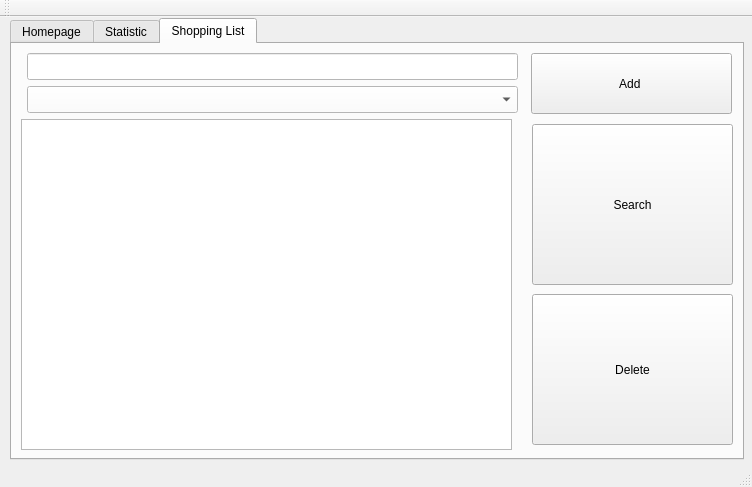
<?xml version="1.0" encoding="UTF-8"?>
<ui version="4.0">
 <class>MainWindow</class>
 <widget class="QMainWindow" name="MainWindow">
  <property name="geometry">
   <rect>
    <x>0</x>
    <y>0</y>
    <width>752</width>
    <height>487</height>
   </rect>
  </property>
  <property name="windowTitle">
   <string>MainWindow</string>
  </property>
  <widget class="QWidget" name="centralWidget">
   <widget class="QTabWidget" name="mainPage">
    <property name="geometry">
     <rect>
      <x>10</x>
      <y>1</y>
      <width>734</width>
      <height>442</height>
     </rect>
    </property>
    <property name="styleSheet">
     <string notr="true">background-color: qlineargradient(sprergba(255, 255, 255, 0)ad:pad, x1:0, y1:0, x2:0.894555, y2:0.92, stop:0 rgba(205, 95, 95, 255), stop:1 rgba(139, 163, 255, 255));</string>
    </property>
    <property name="currentIndex">
     <number>2</number>
    </property>
    <widget class="QWidget" name="personal">
     <attribute name="title">
      <string>Homepage</string>
     </attribute>
     <layout class="QVBoxLayout" name="verticalLayout_2">
      <item>
       <widget class="QCalendarWidget" name="calendarWidget">
        <property name="baseSize">
         <size>
          <width>0</width>
          <height>0</height>
         </size>
        </property>
        <property name="font">
         <font>
          <family>Ubuntu</family>
          <pointsize>17</pointsize>
          <weight>7</weight>
          <italic>false</italic>
          <bold>false</bold>
         </font>
        </property>
        <property name="styleSheet">
         <string notr="true">font: 57 17pt &quot;Ubuntu&quot;;</string>
        </property>
        <property name="gridVisible">
         <bool>false</bool>
        </property>
        <property name="horizontalHeaderFormat">
         <enum>QCalendarWidget::ShortDayNames</enum>
        </property>
        <property name="verticalHeaderFormat">
         <enum>QCalendarWidget::ISOWeekNumbers</enum>
        </property>
        <property name="navigationBarVisible">
         <bool>true</bool>
        </property>
        <property name="dateEditEnabled">
         <bool>true</bool>
        </property>
       </widget>
      </item>
      <item>
       <widget class="QLabel" name="label">
        <property name="font">
         <font>
          <pointsize>28</pointsize>
         </font>
        </property>
        <property name="text">
         <string>Balance:</string>
        </property>
       </widget>
      </item>
      <item>
       <widget class="QLabel" name="label_2">
        <property name="font">
         <font>
          <pointsize>26</pointsize>
         </font>
        </property>
        <property name="text">
         <string/>
        </property>
       </widget>
      </item>
      <item>
       <widget class="QPushButton" name="pushButton">
        <property name="text">
         <string>Budget</string>
        </property>
       </widget>
      </item>
     </layout>
    </widget>
    <widget class="QWidget" name="tab_2">
     <attribute name="title">
      <string>Statistic</string>
     </attribute>
     <layout class="QVBoxLayout" name="verticalLayout_3">
      <item>
       <widget class="QDateEdit" name="dateEdit_2">
        <property name="styleSheet">
         <string notr="true">background-color: rgb(255, 255, 255);</string>
        </property>
        <property name="dateTime">
         <datetime>
          <hour>0</hour>
          <minute>0</minute>
          <second>0</second>
          <year>2016</year>
          <month>6</month>
          <day>30</day>
         </datetime>
        </property>
        <property name="displayFormat">
         <string>yyyy-MM-dd</string>
        </property>
       </widget>
      </item>
      <item>
       <widget class="QDateEdit" name="dateEdit">
        <property name="styleSheet">
         <string notr="true">background-color: rgb(255, 255, 255);</string>
        </property>
        <property name="dateTime">
         <datetime>
          <hour>0</hour>
          <minute>0</minute>
          <second>0</second>
          <year>2016</year>
          <month>6</month>
          <day>1</day>
         </datetime>
        </property>
        <property name="displayFormat">
         <string>yyyy-MM-dd</string>
        </property>
        <property name="timeSpec">
         <enum>Qt::LocalTime</enum>
        </property>
       </widget>
      </item>
      <item>
       <widget class="QPushButton" name="pushButton_2">
        <property name="text">
         <string>select</string>
        </property>
       </widget>
      </item>
      <item>
       <widget class="QTableView" name="tableView"/>
      </item>
      <item>
       <widget class="QPushButton" name="pushButton_5">
        <property name="text">
         <string>Delete</string>
        </property>
       </widget>
      </item>
     </layout>
    </widget>
    <widget class="QWidget" name="tab_3">
     <attribute name="title">
      <string>Shopping List</string>
     </attribute>
     <widget class="QPushButton" name="pushButton_4">
      <property name="geometry">
       <rect>
        <x>520</x>
        <y>80</y>
        <width>201</width>
        <height>161</height>
       </rect>
      </property>
      <property name="text">
       <string>Search</string>
      </property>
     </widget>
     <widget class="QTableView" name="tableView_2">
      <property name="geometry">
       <rect>
        <x>9</x>
        <y>75</y>
        <width>491</width>
        <height>331</height>
       </rect>
      </property>
     </widget>
     <widget class="QLineEdit" name="lineEdit">
      <property name="geometry">
       <rect>
        <x>15</x>
        <y>9</y>
        <width>491</width>
        <height>27</height>
       </rect>
      </property>
      <property name="styleSheet">
       <string notr="true">background-color: rgb(255, 255, 255);</string>
      </property>
     </widget>
     <widget class="QComboBox" name="comboBox">
      <property name="geometry">
       <rect>
        <x>15</x>
        <y>42</y>
        <width>491</width>
        <height>27</height>
       </rect>
      </property>
      <property name="styleSheet">
       <string notr="true">background-color: rgb(255, 255, 255);</string>
      </property>
     </widget>
     <widget class="QPushButton" name="pushButton_3">
      <property name="geometry">
       <rect>
        <x>519</x>
        <y>9</y>
        <width>201</width>
        <height>61</height>
       </rect>
      </property>
      <property name="text">
       <string>Add </string>
      </property>
     </widget>
     <widget class="QPushButton" name="pushButton_6">
      <property name="geometry">
       <rect>
        <x>520</x>
        <y>250</y>
        <width>201</width>
        <height>151</height>
       </rect>
      </property>
      <property name="text">
       <string>Delete</string>
      </property>
     </widget>
    </widget>
   </widget>
  </widget>
  <widget class="QToolBar" name="mainToolBar">
   <attribute name="toolBarArea">
    <enum>TopToolBarArea</enum>
   </attribute>
   <attribute name="toolBarBreak">
    <bool>false</bool>
   </attribute>
  </widget>
  <widget class="QStatusBar" name="statusBar"/>
 </widget>
 <layoutdefault spacing="6" margin="11"/>
 <resources/>
 <connections/>
</ui>
